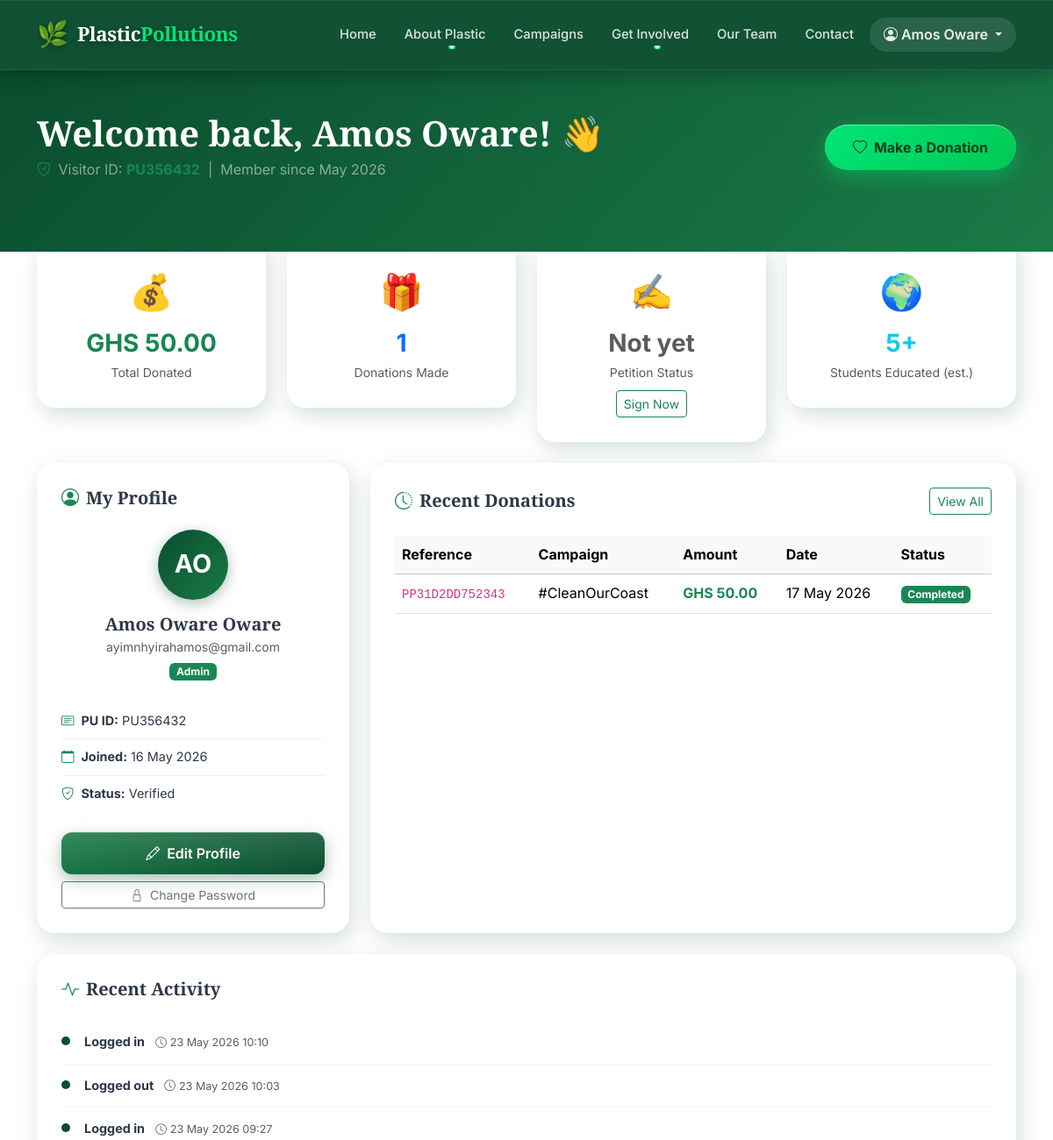
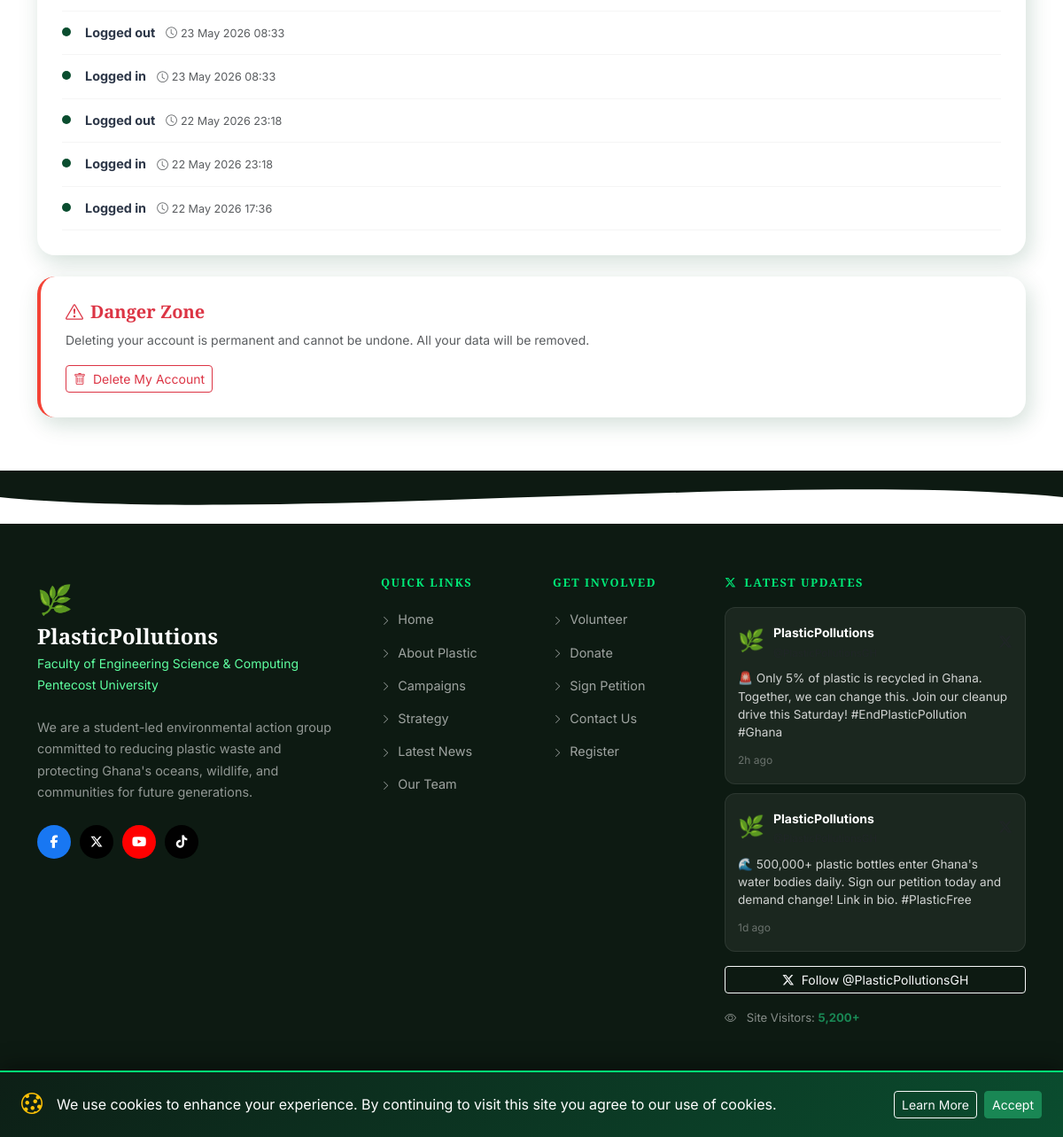
The page /dashboard/index.php (signed in) on the database its author committed (2 pictures, top to bottom).
### tables this page shows
CREATE TABLE `users` (
  `id` int(11) NOT NULL,
  `pu_id` varchar(8) NOT NULL,
  `first_name` varchar(60) NOT NULL,
  `last_name` varchar(60) NOT NULL,
  `email` varchar(180) NOT NULL,
  `password_hash` varchar(255) NOT NULL,
  `role` enum('user','admin') DEFAULT 'user',
  `is_verified` tinyint(1) DEFAULT 0,
  `otp_code` varchar(6) DEFAULT NULL,
  `otp_expires` datetime DEFAULT NULL,
  `login_attempts` tinyint(4) DEFAULT 0,
  `locked_until` datetime DEFAULT NULL,
  `created_at` datetime DEFAULT current_timestamp(),
  `updated_at` datetime DEFAULT current_timestamp() ON UPDATE current_timestamp()
);

CREATE TABLE `donations` (
  `id` int(11) NOT NULL,
  `user_id` int(11) NOT NULL,
  `amount` decimal(10,2) NOT NULL,
  `currency` varchar(5) DEFAULT 'GHS',
  `campaign` varchar(150) DEFAULT 'General Fund',
  `message` text DEFAULT NULL,
  `reference` varchar(30) NOT NULL,
  `status` enum('pending','completed','failed') DEFAULT 'completed',
  `donated_at` datetime DEFAULT current_timestamp()
);

CREATE TABLE `activity_log` (
  `id` int(11) NOT NULL,
  `user_id` int(11) NOT NULL,
  `action` varchar(255) NOT NULL,
  `ip_address` varchar(45) DEFAULT NULL,
  `created_at` datetime DEFAULT current_timestamp()
);

### dashboard/index.php (the view, shortened to what this page needs)
<?php
$userId = (int)$_SESSION['user_id'];
$db     = getDB();
$user = $db->prepare("SELECT * FROM users WHERE id = ?");
$user->execute([$userId]);
$user = $user->fetch();
$totalDonated  = $db->prepare("SELECT COALESCE(SUM(amount),0) FROM donations WHERE user_id = ?");
$totalDonated->execute([$userId]);
$totalDonated  = (float)$totalDonated->fetchColumn();
$donationCount = $db->prepare("SELECT COUNT(*) FROM donations WHERE user_id = ?");
$donationCount->execute([$userId]);
$donationCount = (int)$donationCount->fetchColumn();
$recentDonations = $db->prepare("SELECT * FROM donations WHERE user_id = ? ORDER BY donated_at DESC LIMIT 5");
$recentDonations->execute([$userId]);
$recentDonations = $recentDonations->fetchAll();
$recentActivity = $db->prepare("SELECT * FROM activity_log WHERE user_id = ? ORDER BY created_at DESC LIMIT 8");
$recentActivity->execute([$userId]);
$recentActivity = $recentActivity->fetchAll();
$hasSigned = $db->prepare("SELECT id FROM petitions WHERE user_id = ?");
$hasSigned->execute([$userId]);
$hasSigned = (bool)$hasSigned->fetch();
require_once __DIR__ . '/../includes/header.php';
?>
<div class="dashboard-header">
  <div class="container">
    <div class="row align-items-center">
      <div class="col-md-8">
        <h1 class="text-white mb-1">
          Welcome back, <?= htmlspecialchars($user['first_name']) ?>! 👋
        </h1>
        <p class="text-white-50 mb-0">
          <i class="bi bi-shield-check me-1 text-success"></i>
          Visitor ID: <strong class="text-success"><?= htmlspecialchars($user['pu_id']) ?></strong>
          &nbsp;|&nbsp;
          Member since <?= date('M Y', strtotime($user['created_at'])) ?>
        </p>
      </div>
      <div class="col-md-4 text-md-end mt-3 mt-md-0">
        <a href="<?= SITE_URL ?>/donations/donate.php" class="btn btn-hero-primary">
          <i class="bi bi-heart me-2"></i>Make a Donation
        </a>
      </div>
    </div>
  </div>
</div>
<div class="container" style="margin-top:-40px; padding-bottom: 60px;">
  <div class="row g-4 mb-4">
    <div class="col-lg-3 col-md-6">
      <div class="dashboard-card text-center">
        <div class="stat-icon-dash">💰</div>
        <div class="h3 fw-bold text-success mb-1">GHS <?= number_format($totalDonated, 2) ?></div>
        <div class="text-muted small">Total Donated</div>
      </div>
    </div>
    <div class="col-lg-3 col-md-6">
      <div class="dashboard-card text-center">
        <div class="stat-icon-dash">🎁</div>
        <div class="h3 fw-bold text-primary mb-1"><?= $donationCount ?></div>
        <div class="text-muted small">Donations Made</div>
      </div>
    </div>
    <div class="col-lg-3 col-md-6">
      <div class="dashboard-card text-center">
        <div class="stat-icon-dash">✍️</div>
        <div class="h3 fw-bold <?= $hasSigned ? 'text-success' : 'text-muted' ?> mb-1">
          <?= $hasSigned ? 'Signed ✅' : 'Not yet' ?>
        </div>
        <div class="text-muted small">Petition Status</div>
        <?php if (!$hasSigned): ?>
          <a href="<?= SITE_URL ?>/pages/what_to_do.php#petition" class="btn btn-sm btn-outline-success mt-2">Sign Now</a>
        <?php endif; ?>
      </div>
    </div>
    <div class="col-lg-3 col-md-6">
      <div class="dashboard-card text-center">
        <div class="stat-icon-dash">🌍</div>
        <div class="h3 fw-bold text-info mb-1"><?= number_format($totalDonated / 10) ?>+</div>
        <div class="text-muted small">Students Educated (est.)</div>
      </div>
    </div>
  </div>
  <div class="row g-4">
    <div class="col-lg-4">
      <div class="dashboard-card h-100">
        <h5 class="fw-bold mb-4"><i class="bi bi-person-circle me-2 text-success"></i>My Profile</h5>
        <div class="text-center mb-4">
          <div class="avatar-circle mx-auto mb-3">
            <?= strtoupper(substr($user['first_name'],0,1) . substr($user['last_name'],0,1)) ?>
          </div>
          <h5 class="mb-0 fw-bold"><?= htmlspecialchars($user['first_name'] . ' ' . $user['last_name']) ?></h5>
          <small class="text-muted"><?= htmlspecialchars($user['email']) ?></small><br>
          <span class="badge bg-success mt-1"><?= ucfirst($user['role']) ?></span>
        </div>
        <ul class="list-unstyled profile-list">
          <li><i class="bi bi-card-text me-2 text-success"></i><strong>PU ID:</strong> <?= $user['pu_id'] ?></li>
          <li><i class="bi bi-calendar me-2 text-success"></i><strong>Joined:</strong> <?= date('d M Y', strtotime($user['created_at'])) ?></li>
          <li><i class="bi bi-shield-check me-2 text-success"></i><strong>Status:</strong> Verified</li>
        </ul>
        <div class="d-grid gap-2 mt-4">
          <a href="<?= SITE_URL ?>/dashboard/update_profile.php" class="btn btn-green-3d">
            <i class="bi bi-pencil me-2"></i>Edit Profile
          </a>
          <a href="<?= SITE_URL ?>/dashboard/change_password.php" class="btn btn-outline-secondary btn-sm">
            <i class="bi bi-lock me-2"></i>Change Password
          </a>
        </div>
      </div>
    </div>
    <div class="col-lg-8">
      <div class="dashboard-card h-100">
        <div class="d-flex align-items-center justify-content-between mb-4">
          <h5 class="fw-bold mb-0"><i class="bi bi-clock-history me-2 text-success"></i>Recent Donations</h5>
          <a href="<?= SITE_URL ?>/donations/history.php" class="btn btn-sm btn-outline-success">View All</a>
        </div>
        <?php if (empty($recentDonations)): ?>
          <div class="empty-state text-center py-4">
            <i class="bi bi-heart display-4 text-muted"></i>
            <p class="text-muted mt-3">No donations yet. Be the first to contribute!</p>
            <a href="<?= SITE_URL ?>/donations/donate.php" class="btn btn-green-3d">Donate Now</a>
          </div>
        <?php else: ?>
          <div class="table-responsive">
            <table class="table table-hover">
              <thead class="table-light">
                <tr>
                  <th>Reference</th>
                  <th>Campaign</th>
                  <th>Amount</th>
                  <th>Date</th>
                  <th>Status</th>
                </tr>
              </thead>
              <tbody>
                <?php foreach ($recentDonations as $d): ?>
                <tr>
                  <td><code><?= htmlspecialchars($d['reference']) ?></code></td>
                  <td><?= htmlspecialchars($d['campaign']) ?></td>
                  <td class="fw-bold text-success">GHS <?= number_format($d['amount'], 2) ?></td>
                  <td><?= date('d M Y', strtotime($d['donated_at'])) ?></td>
                  <td>
                    <span class="badge bg-<?= $d['status']==='completed' ? 'success' : ($d['status']==='pending' ? 'warning' : 'danger') ?>">
                      <?= ucfirst($d['status']) ?>
                    </span>
                  </td>
                </tr>
                <?php endforeach; ?>
              </tbody>
            </table>
          </div>
        <?php endif; ?>
      </div>
    </div>
    <div class="col-12">
      <div class="dashboard-card">
        <h5 class="fw-bold mb-4"><i class="bi bi-activity me-2 text-success"></i>Recent Activity</h5>
        <?php if (empty($recentActivity)): ?>
          <p class="text-muted">No activity recorded yet.</p>
        <?php else: ?>
          <div class="activity-timeline">
            <?php foreach ($recentActivity as $log): ?>
            <div class="activity-item">
              <div class="activity-dot"></div>
              <div class="activity-content">
                <strong><?= htmlspecialchars($log['action']) ?></strong>
                <span class="text-muted small ms-2">
                  <i class="bi bi-clock me-1"></i><?= date('d M Y H:i', strtotime($log['created_at'])) ?>
                </span>
              </div>
            </div>
            <?php endforeach; ?>
          </div>
        <?php endif; ?>
      </div>
    </div>
    <div class="col-12">
      <div class="dashboard-card border-danger">
        <h5 class="fw-bold text-danger mb-2"><i class="bi bi-exclamation-triangle me-2"></i>Danger Zone</h5>
        <p class="text-muted small mb-3">Deleting your account is permanent and cannot be undone. All your data will be removed.</p>
        <button class="btn btn-outline-danger btn-sm" data-bs-toggle="modal" data-bs-target="#deleteModal">
          <i class="bi bi-trash me-2"></i>Delete My Account
        </button>
      </div>
    </div>
  </div>
</div>
<?php require_once __DIR__ . '/../includes/footer.php'; ?>

### rows shown on the page
users: first_name "Amos Oware", pu "PU356432", created_at "May 2026", first_name+last_name "AO", first_name+last_name "Amos Oware Oware", email "ayimnhyirahamos@gmail.com", role "Admin", created_at "16 May 2026"
donations: reference "PP31D2DD752343", campaign "#CleanOurCoast", amount "50.00", donated_at "17 May 2026", status "Completed"
activity_log: action "Logged in", created_at "23 May 2026 10:10"
activity_log: action "Logged out", created_at "23 May 2026 10:03"
activity_log: action "Logged in", created_at "23 May 2026 09:27"
activity_log: action "Logged out", created_at "23 May 2026 08:33"
activity_log: action "Logged in", created_at "23 May 2026 08:33"
activity_log: action "Logged out", created_at "22 May 2026 23:18"
activity_log: action "Logged in", created_at "22 May 2026 23:18"
activity_log: action "Logged in", created_at "22 May 2026 17:36"

### other values the page prints
$userName "Amos Oware"
$totalDonated "50.00"
$donationCount "1"
$totalDonated / 10 "5"
